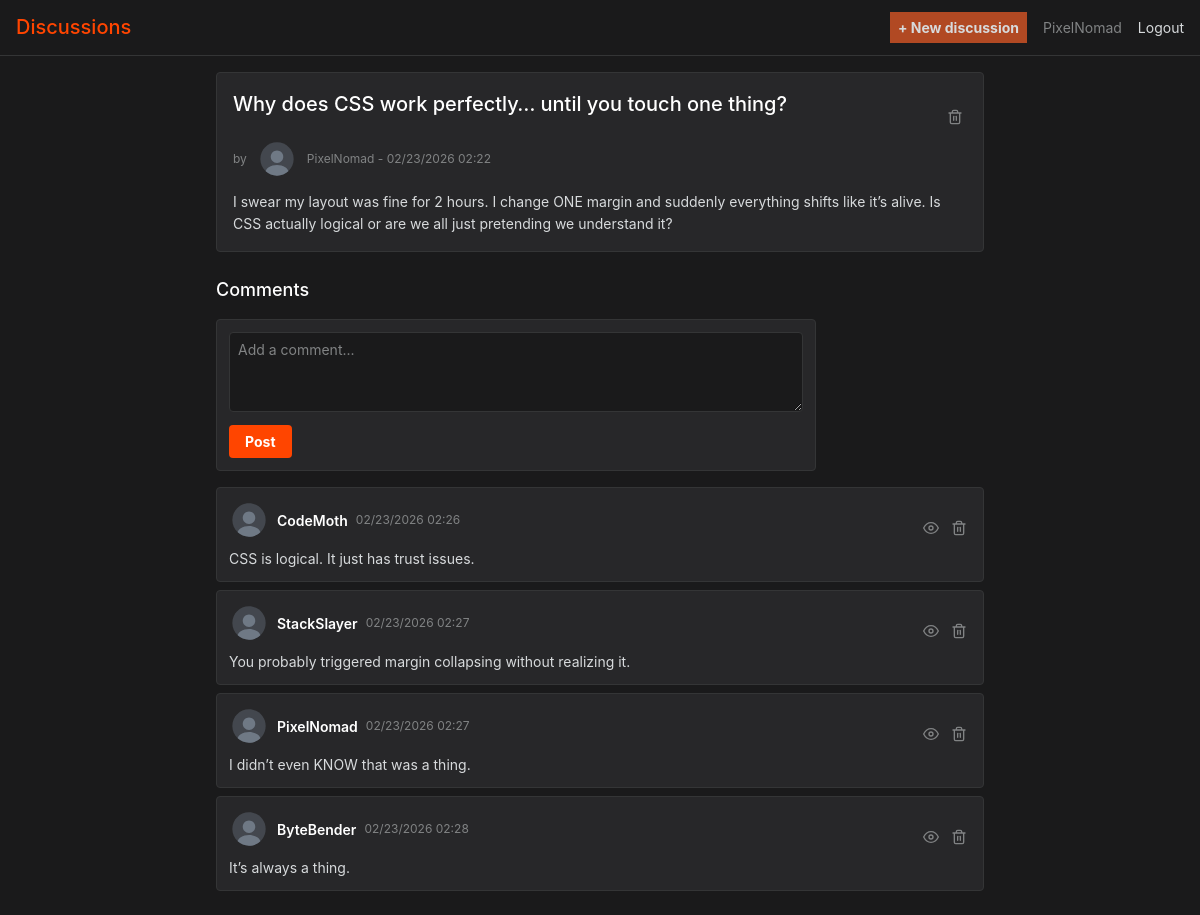
Screenshot of /discussions/view.php?s=why-does-css-work-perfectly-until-you-touch-one-thing (signed in) with the database file from the repository.
### tables this page shows
CREATE TABLE `discussions` (
  `id` int NOT NULL,
  `user_id` int NOT NULL,
  `title` varchar(255) NOT NULL,
  `slug` varchar(255) NOT NULL,
  `content` text NOT NULL,
  `created_at` datetime DEFAULT CURRENT_TIMESTAMP
);

CREATE TABLE `users` (
  `id` int NOT NULL,
  `username` varchar(50) NOT NULL,
  `email` varchar(100) NOT NULL,
  `password` varchar(255) NOT NULL,
  `role` enum('USER','ADMIN') DEFAULT 'USER',
  `created_at` timestamp NULL DEFAULT CURRENT_TIMESTAMP,
  `updated_at` timestamp NULL DEFAULT CURRENT_TIMESTAMP ON UPDATE CURRENT_TIMESTAMP
);

CREATE TABLE `comments` (
  `id` int NOT NULL,
  `discussion_id` int NOT NULL,
  `user_id` int NOT NULL,
  `content` text NOT NULL,
  `hidden` tinyint(1) NOT NULL DEFAULT '0',
  `created_at` datetime DEFAULT CURRENT_TIMESTAMP
);

### discussions/view.php (the view, shortened to what this page needs)
<?php
$slug = trim($_GET['s']);
$pdo = getPdo();
$stmt = $pdo->prepare('SELECT d.id, d.title, d.content, d.created_at, u.username FROM discussions d JOIN users u ON d.user_id = u.id WHERE d.slug = :slug');
$stmt->execute(['slug' => $slug]);
$discussion = $stmt->fetch();
$stmt = $pdo->prepare('SELECT c.id, c.content, c.hidden, c.created_at, u.username FROM comments c JOIN users u ON c.user_id = u.id WHERE c.discussion_id = :id ORDER BY c.created_at ASC');
$stmt->execute(['id' => $discussion['id']]);
$comments = $stmt->fetchAll();
$isAdmin = ($_SESSION['role'] ?? '') === 'ADMIN';
?>
<!DOCTYPE html>
<html lang="en">
<head>
    <link rel="stylesheet" href="../assets/css/main.css">
</head>
<body>
    <header>
        <h1><a href="../index.php">Discussions</a></h1>
        <nav>
            <a class="new_discussion" href="add.php">+ New discussion</a>
            <span><?= htmlspecialchars($_SESSION['username']) ?></span>
            <a href="../auth/logout.php">Logout</a>
        </nav>
    </header>
    <main>
        <article class="discussion">
            <div class="discussion-header">
                <h2><?= htmlspecialchars($discussion['title']) ?></h2>
                <?php if ($isAdmin): ?>
                <form action="delete.php" method="post" class="admin-action" onsubmit="return confirm('Delete this discussion?');">
                    <button type="submit" class="icon-btn" title="Delete"><svg xmlns="http://www.w3.org/2000/svg" width="16" height="16" viewBox="0 0 24 24" fill="none" stroke="currentColor" stroke-width="2"><path d="M3 6h18M19 6v14a2 2 0 01-2 2H7a2 2 0 01-2-2V6m3 0V4a2 2 0 012-2h4a2 2 0 012 2v2"/><line x1="10" y1="11" x2="10" y2="17"/><line x1="14" y1="11" x2="14" y2="17"/></svg></button>
                </form>
                <?php endif; ?>
            </div>
            <p class="meta">by  <?= htmlspecialchars($discussion['username']) ?> - <?= htmlspecialchars(date('m/d/Y H:i', strtotime($discussion['created_at']))) ?></p>
            <div class="content"><?= nl2br(htmlspecialchars($discussion['content'])) ?></div>
        </article>
        <section class="comments">
            <h3>Comments</h3>
            <form action="../comments/add.php" method="post" class="comment-form">
                <textarea name="content" required minlength="1" maxlength="5000" placeholder="Add a comment..."></textarea>
                <button type="submit">Post</button>
            </form>
            <?php if (empty($comments)): ?>
            <p class="no-comments">No comments yet.</p>
            <?php else: ?>
            <ul class="comment-list">
                <?php foreach ($comments as $c): ?>
                <li>
                    <div class="comment-header">
                        <strong><?= htmlspecialchars($c['username']) ?></strong>
                        <span class="meta"><?= htmlspecialchars(date('m/d/Y H:i', strtotime($c['created_at']))) ?></span>
                        <?php if ($isAdmin): ?>
                        <div class="admin-actions">
                            <form action="../comments/toggle.php" method="post" class="admin-action">
                                <button type="submit" class="icon-btn" title="<?= $c['hidden'] ? 'Show' : 'Hide' ?>">
                                    <?php if ($c['hidden']): ?>
                                    <svg xmlns="http://www.w3.org/2000/svg" width="16" height="16" viewBox="0 0 24 24" fill="none" stroke="currentColor" stroke-width="2"><path d="M17.94 17.94A10.07 10.07 0 0112 20c-7 0-11-8-11-8a18.45 18.45 0 015.06-5.94M9.9 4.24A9.12 9.12 0 0112 4c7 0 11 8 11 8a18.5 18.5 0 01-2.16 3.19m-6.72-1.07a3 3 0 11-4.24-4.24"/><line x1="1" y1="1" x2="23" y2="23"/></svg>
                                    <?php else: ?>
                                    <svg xmlns="http://www.w3.org/2000/svg" width="16" height="16" viewBox="0 0 24 24" fill="none" stroke="currentColor" stroke-width="2"><path d="M1 12s4-8 11-8 11 8 11 8-4 8-11 8-11-8-11-8z"/><circle cx="12" cy="12" r="3"/></svg>
                                    <?php endif; ?>
                                </button>
                            </form>
                            <form action="../comments/delete.php" method="post" class="admin-action" onsubmit="return confirm('Delete this comment?');">
                                <button type="submit" class="icon-btn" title="Delete"><svg xmlns="http://www.w3.org/2000/svg" width="16" height="16" viewBox="0 0 24 24" fill="none" stroke="currentColor" stroke-width="2"><path d="M3 6h18M19 6v14a2 2 0 01-2 2H7a2 2 0 01-2-2V6m3 0V4a2 2 0 012-2h4a2 2 0 012 2v2"/><line x1="10" y1="11" x2="10" y2="17"/><line x1="14" y1="11" x2="14" y2="17"/></svg></button>
                            </form>
                        </div>
                        <?php endif; ?>
                    </div>
                    <p class="<?= $c['hidden'] ? 'hidden-content' : '' ?>"><?= $c['hidden'] ? 'This content appears to be inappropriate. If this is an error, please contact support.' : nl2br(htmlspecialchars($c['content'])) ?></p>
                </li>
                <?php endforeach; ?>
            </ul>
            <?php endif; ?>
        </section>
    </main>
</body>
</html>

### assets/css/background.css (style rules this page uses)
body { background-color: #1a1a1b; color: #d7dadc; min-height: 100vh; }
main { background-color: transparent; }

### assets/css/layout.css (style rules this page uses)
body { max-width: 1200px; margin: 0 auto; padding: 0; }
main { padding: 16px; max-width: 800px; margin: 0 auto; }

### assets/css/typography.css (style rules this page uses)
body { font-size: 14px; color: #d7dadc; }
h1 { font-size: 20px; font-weight: 500; color: #ffffff; margin: 0; }
h2 { font-size: 18px; font-weight: 500; color: #ffffff; margin: 0 0 12px 0; }
h3 { font-size: 16px; font-weight: 500; color: #ffffff; margin: 0 0 12px 0; }
p { margin: 0 0 8px 0; line-height: 1.5; }
strong { font-weight: 600; color: #ffffff; }
.meta { display: flex; align-items: center; gap: 10px; font-size: 12px; color: #818384; }

### assets/css/navigation.css (style rules this page uses)
header { background-color: #1a1a1b; border-bottom: 1px solid #343536; padding: 12px 16px; display: flex; justify-content: space-between; align-items: center; position: sticky; top: 0; z-index: 100; margin-bottom: 0; }
header h1 a { color: #ff4500; transition: opacity 0.2s; }
nav { display: flex; align-items: center; gap: 16px; }
nav .new_discussion { background-color: #b14923;; color: #d7dadc; font-weight: bold; padding: 0.3rem 0.5rem; font-size: 14px; transition: color 0.2s; }
nav span { color: #818384; font-size: 14px; }

### assets/css/discussions.css (style rules this page uses)
.discussion { background-color: #272729; border: 1px solid #343536; border-radius: 4px; padding: 16px; margin-bottom: 24px; }
.discussion-header { display: flex; align-items: flex-start; justify-content: space-between; gap: 12px; margin-bottom: 8px; }
.discussion-header h2 { color: #ffffff; font-size: 20px; font-weight: 500; flex: 1; }
.discussion .content { color: #d7dadc; line-height: 1.6; white-space: pre-wrap; margin-top: 12px; word-wrap: break-word; }
.discussion .meta { margin-bottom: 12px; }

### assets/css/comments.css (style rules this page uses)
.comments { margin-top: 24px; }
.comments h3 { color: #ffffff; font-size: 18px; font-weight: 500; margin-bottom: 16px; }
.comment-form { background-color: #272729; border: 1px solid #343536; border-radius: 4px; padding: 12px; margin-bottom: 16px; }
.comment-form textarea { width: 100%; min-height: 80px; padding: 8px; background-color: #1a1a1b; border: 1px solid #343536; border-radius: 4px; color: #d7dadc; font-size: 14px; resize: vertical; transition: border-color 0.2s; }
.comment-form textarea::placeholder { color: #818384; }
.comment-list { padding: 0; margin: 0; }
.comment-list li { background-color: #272729; border: 1px solid #343536; border-radius: 4px; padding: 12px; margin-bottom: 8px; transition: border-color 0.2s; }
.comment-header { display: flex; align-items: center; gap: 8px; flex-wrap: wrap; margin-bottom: 8px; }
.comment-header strong { color: #ffffff; font-size: 14px; font-weight: 600; }
.comment-header .meta { color: #818384; font-size: 12px; }
.comment-list li p { color: #d7dadc; line-height: 1.5; margin: 0; }

### assets/css/forms.css (style rules this page uses)
main form { max-width: 600px; }
form input[type="text"], form input[type="email"], form input[type="password"], form textarea { width: 100%; padding: 8px 12px; background-color: #272729; border: 1px solid #343536; border-radius: 4px; color: #d7dadc; font-size: 14px; transition: border-color 0.2s, background-color 0.2s; }
form input[type="text"]::placeholder, form input[type="email"]::placeholder, form input[type="password"]::placeholder, form textarea::placeholder { color: #818384; }
form textarea { min-height: 120px; resize: vertical; font-family: inherit; }

### assets/css/buttons.css (style rules this page uses)
button { background-color: #ff4500; color: #ffffff; border: none; border-radius: 4px; padding: 8px 16px; font-size: 14px; font-weight: 700; cursor: pointer; transition: background-color 0.2s, opacity 0.2s; }
form button { margin-top: 16px; }
.comment-form button { margin-top: 8px; }
.icon-btn { background: none; border: none; padding: 4px; cursor: pointer; color: #818384; display: inline-flex; align-items: center; justify-content: center; border-radius: 4px; transition: background-color 0.2s, color 0.2s; }
.icon-btn svg { display: block; width: 16px; height: 16px; }

### assets/css/animations.css (style rules this page uses)
.comment-list li { animation: fadeIn 0.3s ease-in; }
.discussion { animation: slideUp 0.3s ease-out; }
.comment-form { animation: slideUp 0.3s ease-out; }
button { transition: transform 0.1s; }
.icon-btn { transition: transform 0.1s; }

### rows the page displays
discussions: title "Why does CSS work perfectly… until you touch one thing?", user.username "PixelNomad", created_at "02/23/2026 02:22", content "I swear my layout was fine for 2 hours. I change ONE margin and suddenly everything shifts like it’s alive. Is CSS actually logical or are we all just pretending we understand it?"
comments: user.username "CodeMoth", created_at "02/23/2026 02:26", hidden 0 (drawn), content "CSS is logical. It just has trust issues."
comments: user.username "StackSlayer", created_at "02/23/2026 02:27", hidden 0 (drawn), content "You probably triggered margin collapsing without realizing it."
comments: user.username "PixelNomad", created_at "02/23/2026 02:27", hidden 0 (drawn), content "I didn’t even KNOW that was a thing."
comments: user.username "ByteBender", created_at "02/23/2026 02:28", hidden 0 (drawn), content "It’s always a thing."

### other values shown
$_SESSION['username'] "PixelNomad"
